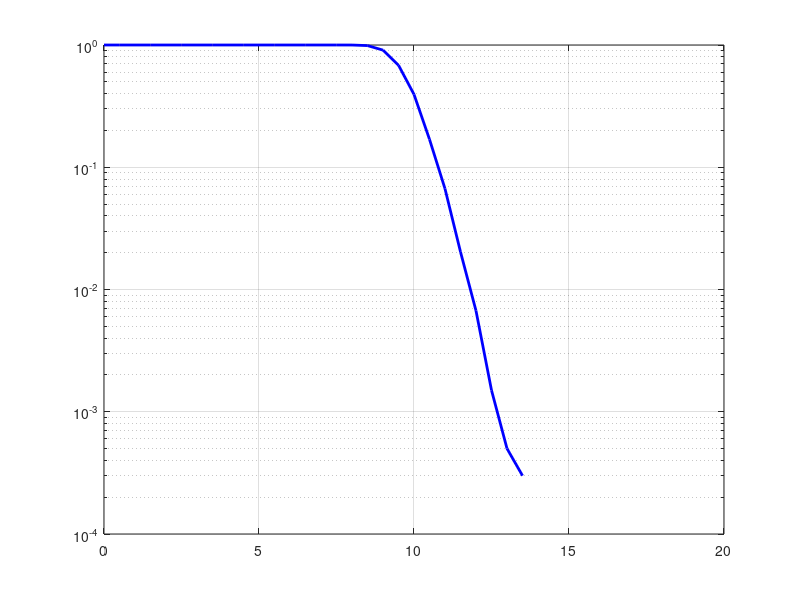

Reproduce this figure in MATLAB. (Note: this script raises an error after producing the figure.)
clc;
clear all;
close all;
% B LOHINI PRIYANKA, PH2023502
% 12-May-2025
%---------------------------------------------------------------------------
% Implementing DRDO NOMA-ISAC proposal with RIS (Uplink)
% Two users - (far and near) and one point Target considered
% Base Paper: L. Sun et al "On the Study of Non-Orthogonal Multiple Access
% (NOMA)-Assisted Integrated Sensing and Communication (ISAC),"
% in IEEE Transactions on Communications,
% vol. 72, no. 11, pp. 7278-7293, Nov. 2024, doi: 10.1109/TCOMM.2024.3407202.

% Chao Zhang, "Semi-Integrated-Sensing-and-Communication (Semi-ISaC): From
% OMA to NOMA", IEEE TRANSACTIONS ON COMMUNICATIONS, VOL. 71, NO. 4, APRIL
% 2023.
%---------------------------------------------------------------------------
BW = 10e06;                  % Bandwidth
fc = 5.8e09;                 % Center Frequency
T_temp = 290;                % Absolute Temperature (Kelvin) 310K (273.15 +37)
kB = 1.38*10^-23;            % Boltzmann Constant (in Joules/K)
noise_power = kB*T_temp*BW;  % Thermal noise power (Watts)
noise_power_dBm = 10*log10(noise_power*10^3);   % Convert W → dBm

c = 3*10^8;             % Speed of Light
lambda = c/fc;          % Wavelength
num_trials = 10^4;      % No. of Monte Carlo runs
sigma_RCS = 50;         % Sensing RADAR cross section in meter^2
delta = 0.01;
T = 1e-06;              % Pulse Duration
Gc_dBi = 30;
Gc = 10^(Gc_dBi/10);
Gr_dBi = 30; % to 10dB
Gr = 10^(Gr_dBi/10);

Cc = (c/(4*pi*fc))^2;
Cr = (sigma_RCS*lambda^2)/(4*pi)^3;
gamma_const_sq = ((2*pi)^2)/12;
gamma_const = sqrt(gamma_const_sq);

T_bit = T/delta;
B_rms = gamma_const*BW/(2*pi);
P_BS_dBm = 20;
P_BS_range = 10.^(P_BS_dBm/10).*10^-3; % in W
ISNR = T*BW*P_BS_range/noise_power;
sigma_tau2 = 1/(8 * pi^2 * B_rms^2 * ISNR);

P_del_dB = [2];
m_SR = 3;
m_RS = 3;
m_RT = 3;
m_TR = 3;
m_DnR = 3;
m_DfR = 3;

m = 3;omega = 1;
Q = @(x) 0.5 * erfc(x / sqrt(2));

alpha_c = 2.5;
alpha_r = 4;
R_c = 1;
gamma_th = 1;
gamma_SIC = 0.4;
gamma_th_r = 0.4;

%---------------------------------------------------------------------------
% Scenario I - Close communication users Dn at 500 m and Df at 800 m,
% Distant radar target at 1000 m
d_SR = 100;
d_RS = d_SR;
elevation = 50;
d_RT =  110;
x_dist = sqrt(d_RT^2 - elevation^2);
d_ST = d_SR + x_dist;

d_RDn = 500;
d_RDf = 650;

d_TR = d_RT;

n_dist = sqrt(d_RDn^2 - elevation^2);
d_SDn = d_SR + n_dist;

f_dist = sqrt(d_RDf^2 - elevation^2);
d_SDf = d_SR + f_dist;


%---------------------------------------------------------------------------
% LARGE SCALE FADING COEFFICIENT
mu_SR  = Gc * Cc * d_SR^(-alpha_c);
mu_RS = mu_SR;
mu_RT  = Cr * d_RT^(-alpha_r);
mu_TR = mu_RT;
mu_DnR = Gc * Cc * d_RDn^(-alpha_c);
mu_DfR = Gc * Cc * d_RDf^(-alpha_c);


% %% EFFECTIVE LARGE SCALE FADING COEFFICIENT FOR CASCADED CHANNEL
PL_d_T = (mu_SR*mu_RT*mu_TR*mu_RS);
PL_Dn = mu_DnR*mu_RS;
PL_Df = mu_DfR*mu_RS;

% %% SCALING PARAMETER = 1
omega_SR = 1;
omega_RS = 1;
omega_RT = 1;
omega_TR = 1;
omega_DnR = 1;
omega_DfR = 1;

%---------------------------------------------------------------------------
% RIS SPECIFICATIONS
perl = 120;
L = 3*perl;
eta = 1;     % Refelction coefficient of each RU (Reflecting Unit)
RU = L/3;    % RIS equal partitioing

%  Defining Zones for the 3 EQUAL paritition
zf = 1:RU;          % Far user
zn = RU+1:2*RU;     % Near user
zT = (2*RU)+1:3*RU; % Target


%---------------------------------------------------------------------------

% Define Channel Components
pd = makedist('Nakagami','mu',m,'omega',omega);


h_SR = random(pd,num_trials,length(zT)) .* exp(1j * 2 * pi * rand(num_trials, length(zT)));
h_SR_zn = random(pd,num_trials,length(zn)) .* exp(1j * 2 * pi * rand(num_trials, length(zn)));
h_SR_zf = random(pd,num_trials,length(zf)) .* exp(1j * 2 * pi * rand(num_trials, length(zf)));

h_RSt = (h_SR').';h_RSt_zn = (h_SR_zn').';h_RSt_zf = (h_SR_zf').';

h_RT = random(pd,num_trials,length(zT)) .* exp(1j * 2 * pi * rand(num_trials, length(zT)));
h_RT_zn = random(pd,num_trials,length(zn)) .* exp(1j * 2 * pi * rand(num_trials, length(zn)));
h_RT_zf = random(pd,num_trials,length(zf)) .* exp(1j * 2 * pi * rand(num_trials, length(zf)));

h_TR = (h_RT').';h_TR_zn = (h_RT_zn').';h_TR_zf = (h_RT_zf').';

h_RSn = random(pd,num_trials,length(zn)) .* exp(1j * 2 * pi * rand(num_trials, length(zn)));
h_RSn_zf = random(pd,num_trials,length(zf)) .* exp(1j * 2 * pi * rand(num_trials, length(zf)));
h_RSn_zT = random(pd,num_trials,length(zT)) .* exp(1j * 2 * pi * rand(num_trials, length(zT)));

h_RSf = random(pd,num_trials,length(zf)) .* exp(1j * 2 * pi * rand(num_trials, length(zf)));
h_RSf_zn = random(pd,num_trials,length(zn)) .* exp(1j * 2 * pi * rand(num_trials, length(zn)));
h_RSf_zT = random(pd,num_trials,length(zT)) .* exp(1j * 2 * pi * rand(num_trials, length(zT)));

h_DnR = random(pd,num_trials,length(zn)) .* exp(1j * 2 * pi * rand(num_trials, length(zn)));
h_DnR_zf = random(pd,num_trials,length(zf)) .* exp(1j * 2 * pi * rand(num_trials, length(zf)));
h_DnR_zT = random(pd,num_trials,length(zT)) .* exp(1j * 2 * pi * rand(num_trials, length(zT)));

h_DfR = random(pd,num_trials,length(zf)) .* exp(1j * 2 * pi * rand(num_trials, length(zf)));
h_DfR_zn = random(pd,num_trials,length(zn)) .* exp(1j * 2 * pi * rand(num_trials, length(zn)));
h_DfR_zT = random(pd,num_trials,length(zT)) .* exp(1j * 2 * pi * rand(num_trials, length(zT)));


% Conversion to polar coordinates
[theta_h_RSn, rho_h_RSn] = cart2pol(real(h_RSn), imag(h_RSn));
[theta_h_RSf, rho_h_RSf] = cart2pol(real(h_RSf), imag(h_RSf));
[theta_h_SR, rho_h_SR] = cart2pol(real(h_SR), imag(h_SR));
[theta_h_RSt, rho_h_RSt] = cart2pol(real(h_RSt), imag(h_RSt));
[theta_h_RT, rho_h_RT] = cart2pol(real(h_RT), imag(h_RT));
[theta_h_TR, rho_h_TR] = cart2pol(real(h_TR), imag(h_TR));
[theta_h_RDn, rho_h_RDn] = cart2pol(real(h_DnR), imag(h_DnR));
[theta_h_RDf, rho_h_RDf] = cart2pol(real(h_DfR), imag(h_DfR));


% Optimal choice of RIS phaseshifts
theta_zf = -(theta_h_RSf + theta_h_RDf);
theta_zn = -(theta_h_RSn + theta_h_RDn);
theta_zT1 = -(theta_h_SR + theta_h_RT);
theta_zT2 = -(theta_h_TR + theta_h_RSt);

theta_zn_rand = 2*pi*rand(1,length(zn));
theta_zf_rand = 2*pi*rand(1,length(zf));
theta_zT2_rand = 2*pi*rand(1,length(zT));

% Combined channel definition
% Each channel below has dim = num_trials X RIS elements
h_Df = (h_DfR.*eta.*exp(1j*theta_zf).*h_RSf);
h_Dn = (h_DnR.*eta.*exp(1j*theta_zn).*h_RSn);
h_T1 = (h_RT.*eta.*exp(1j*theta_zT1).*h_SR);
h_T2 = (h_RSt.*eta.*exp(1j*theta_zT2).*h_TR);


% Combined Channel from other RIS zones - Near User
h_Dn_zf = (h_DnR_zf.*eta.*exp(1j*theta_zf_rand).*h_RSn_zf);
h_Dn_zT = (h_DnR_zT.*eta.*exp(1j*theta_zT2_rand).*h_RSn_zT);

% Combined Channel from other RIS zones - Far User
h_Df_zn = (h_DfR_zn.*eta.*exp(1j*theta_zn_rand).*h_RSf_zn);
h_Df_zT = (h_DfR_zT.*eta.*exp(1j*theta_zT2_rand).*h_RSf_zT);

% Combined Channel from other BS to RIS zones
h_T1_zn = (h_RT_zn.*eta.*exp(1j*theta_zn_rand).*h_SR_zn);
h_T1_zf = (h_RT_zf.*eta.*exp(1j*theta_zf_rand).*h_SR_zf);

% Combined Channel from other RIS zones - Target Echo
h_T2_zn = (h_RSt_zn.*eta.*exp(1j*theta_zn_rand).*h_TR_zn);
h_T2_zf = (h_RSt_zf.*eta.*exp(1j*theta_zf_rand).*h_TR_zf);

% Onward and Echo combined
h_T    = h_T1 .* h_T2;
h_T_zn = h_T1_zn .* h_T2_zn;
h_T_zf = h_T1_zf .* h_T2_zf;

% Channel power across all RIS elements
h_Df_abs_2 = (abs(sum(h_Df,2)).^2);
h_Dn_abs_2 = (abs(sum(h_Dn,2)).^2);
h_T1_abs_2 = (abs(sum(h_T1,2)).^2);
h_T2_abs_2 = (abs(sum(h_T2,2)).^2);
h_T_abs_2 = h_T1_abs_2 .* h_T2_abs_2 .* gamma_const_sq .* BW^2 .* sigma_tau2;
g_r_abs_2 = h_T_abs_2;


h_Dn_zf_abs_2 = (abs(sum(h_Dn_zf,2)).^2);
h_Dn_zT_abs_2 = (abs(sum(h_Dn_zT,2)).^2);
h_Df_zn_abs_2 = (abs(sum(h_Df_zn,2)).^2);
h_Df_zT_abs_2 = (abs(sum(h_Df_zT,2)).^2);
h_T2_zn_abs_2 = (abs(sum(h_T2_zn,2)).^2);
h_T2_zf_abs_2 = (abs(sum(h_T2_zf,2)).^2);

% Effective channel envelope
h_Df_Eff_alt = sum(h_Df,2);
h_Dn_Eff_alt = sum(h_Dn,2);
h_T_Eff_alt = sum(h_T,2);

h_Dn_zf_Eff_alt = sum(h_Dn_zf,2);
h_Dn_zT_Eff_alt = sum(h_Dn_zT,2);
h_Df_zn_Eff_alt = sum(h_Df_zn,2);
h_Df_zT_Eff_alt = sum(h_Df_zT,2);
h_T2_zf_Eff_alt = sum(h_T2_zf,2);
h_T2_zn_Eff_alt = sum(h_T2_zn,2);

% Extracting the real part as imaginary part is 0
h_Dn_env = real(h_Dn_Eff_alt);
h_Df_env = real(h_Df_Eff_alt);
h_T1_env = real(sum(h_T1,2));
h_T2_env = real(sum(h_T2,2));

h_Dn_zf_env = abs(h_Dn_zf_Eff_alt);
h_Dn_zT_env = abs(h_Dn_zT_Eff_alt);
h_Df_zn_env = abs(h_Df_zn_Eff_alt);
h_Df_zT_env = abs(h_Df_zT_Eff_alt);

% Average channel power gain
mu_Df = mean(abs(h_Df_Eff_alt).^2); % Avg.channel power gain at far user
mu_Dn = mean(abs(h_Dn_Eff_alt).^2); % Avg.channel power gain at near user
mu_BS  = mean(abs(h_T_Eff_alt).^2); % Avg.channel power gain at BS

%%% -------------------------------------
% Far user to BS channels defined via 3 different RIS zones
% h_Df    - Far user cascased channel via zf zone (REAL)
% h_Df_zn - Far user cascased channel via zn zone (COMPLEX)
% h_Df_zT - Far user cascased channel via zT zone (COMPLEX)

h_Df_allz_Eff = h_Df_Eff_alt + h_Df_zn_Eff_alt + h_Df_zT_Eff_alt;
h_Df_allz_abs_2 = (abs(h_Df_allz_Eff)).^2;

h_Dn_allz_Eff = h_Dn_Eff_alt + h_Dn_zf_Eff_alt + h_Dn_zT_Eff_alt;
h_Dn_allz_abs_2 = (abs(h_Dn_allz_Eff)).^2;

% Target echo channel defined via 3 different RIS zones
% Onward and echo chanel power is computed as per eqn(7) of Semi-ISAC paper
% h_T1_abs_2    = Onward sensing channel power from BS to Target via zT zone
% h_T2_abs_2    = Reflected echo channel power from Target to BS via zT zone
% h_T2_zn_abs_2 = Reflected echo channel power from Target to BS via zn zone
% h_T2_zf_abs_2 = Reflected echo channel power from Target to BS via zf zone

h_T_Eff    = sum(h_T,2);
h_T_zn_Eff = sum(h_T_zn,2);
h_T_zf_Eff = sum(h_T_zf,2);

h_T_allz_Eff = (h_T_Eff + h_T_zn_Eff + h_T_zf_Eff);
h_T_allz_abs_2 = (abs(h_T_allz_Eff).^2) .* gamma_const_sq .* BW^2 .* sigma_tau2;


% % % % % % % ---------------------------------------------------------------------------
% % % Total power at BS = Communication power + Sensing power

P_dBm = 0:0.5:20;
P = 10.^(P_dBm/10).*10^-3; % in W
P_del1 = 10^(-P_del_dB/10);

% Looping for different Total Power

for pow = 1:1:length(P)
    pow

    Pn = P(pow);
    Pf = P(pow)*P_del1;
    P_BS = P_BS_range;


    Tx_SNR_Dn = Pn/noise_power;
    Tx_SNR_Df = Pf/noise_power;
    Tx_SNR_BS = P_BS/noise_power;

    Rx_SNR_Dn = PL_Dn .* mu_Dn.*Tx_SNR_Dn;
    Rx_SNR_Df = PL_Df .* mu_Df.*Tx_SNR_Df;
    Rx_SNR_BS = PL_d_T .* mu_BS.*Tx_SNR_BS;
    %---------------------------------------------------------------------------
    % SINR COMPUTATION
    % imperfect SIC factor
    %     delta_n = 0.5;
    %     delta_f = 0.5;

    delta_n = 0;
    delta_f = 0;

    % Each user and target's received signal power
    Dn_power = Pn.* PL_Dn .* h_Dn_abs_2;
    Df_power_Exact = Pf.* PL_Df .* h_Df_allz_abs_2;

    Echo_power = P_BS.* PL_d_T .*h_T_abs_2;
    Echo_power_Exact = P_BS.* PL_d_T .*h_T_allz_abs_2;
    E_IR = mean(Echo_power_Exact);
    E_IR_Th = P_BS.*PL_d_T.* gamma_const_sq .* BW^2 .* sigma_tau2;

    SINR_Dn = (Dn_power)./(Df_power_Exact + E_IR_Th + noise_power);
    
    %%SUCCESS PROBABILITY
    E1 = SINR_Dn > gamma_th;
    Succ_Dn = mean(E1);
    Dn_outage_SIM = 1 - Succ_Dn;

    %%------------------------------------------------------------------------------
    % %% Update Result Matrix
    %     Result(pow,1) = 10*log10(Rx_SNR_Dn * 10^3);
    Result(pow,1) = 10*log10(Pn * 10^3);
    Result(pow,2) = Dn_outage_SIM;


end

figure();
semilogy(Result(:,1), Result(:,2), 'b -', 'linewidth',2.0,'MarkerFaceColor','b','MarkerSize',10.0); hold on;grid on;
label('Near user transmit power, $P_n~(\mathrm{dBm})$', 'Interpreter', 'latex');
ylabel('Near user outage probability , $P_{out}^{Dn}$', 'Interpreter', 'latex');
